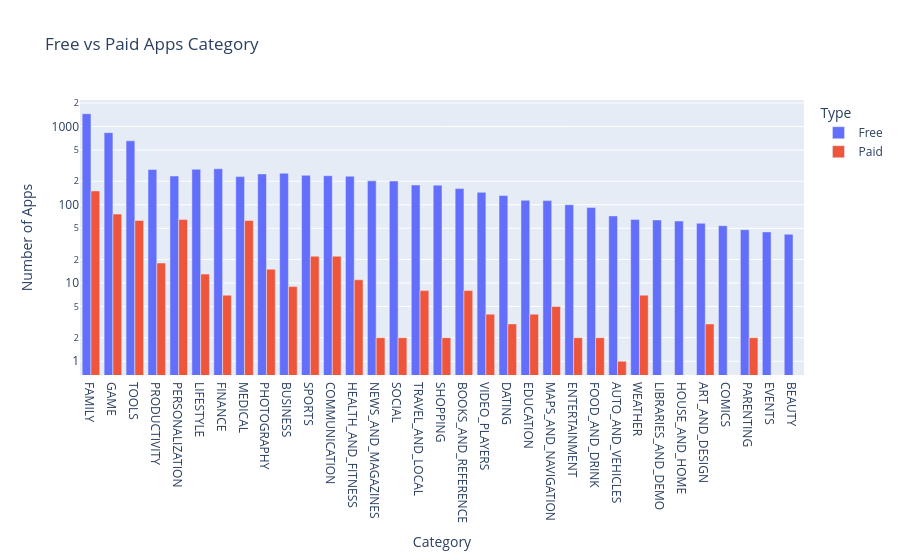

This figure's notebook cell:
### Markdown cell above
**Challenge**: Use the plotly express bar [chart examples](https://plotly.com/python/bar-charts/#bar-chart-with-sorted-or-ordered-categories) and the [.bar() API reference](https://plotly.com/python-api-reference/generated/plotly.express.bar.html#plotly.express.bar) to create this bar chart: 

<img src=https://imgur.com/LE0XCxA.png>

You'll want to use the `df_free_vs_paid` DataFrame that you created above that has the total number of free and paid apps per category. 

See if you can figure out how to get the look above by changing the `categoryorder` to 'total descending' as outlined in the documentation here [here](https://plotly.com/python/categorical-axes/#automatically-sorting-categories-by-name-or-total-value).

### Code cell
bar = px.bar(df_free_vs_paid,
             x = df_free_vs_paid.Category, # index = category name
             y = df_free_vs_paid.App,
             title = "Free vs Paid Apps Category",
             color=df_free_vs_paid.Type,
             barmode = "group")
bar.update_layout(xaxis_title='Category', 
                  yaxis_title='Number of Apps', 
                  xaxis=({'categoryorder':'total descending'}),
                  coloraxis_showscale=True,
                  yaxis=dict(type='log'))
bar.show()

### Figure 1 — Plotly figure (JSON) as saved in the notebook; plotly's stock layout.template omitted (floating-point values rounded to 4 significant figures)
{"data": [{"alignmentgroup": "True", "hovertemplate": "Type=Free<br>Category=%{x}<br>App=%{y}<extra></extra>", "legendgroup": "Free", "marker": {"color": "#636efa", "pattern": {"shape": ""}}, "name": "Free", "offsetgroup": "Free", "orientation": "v", "showlegend": true, "textposition": "auto", "type": "bar", "x": ["ART_AND_DESIGN", "AUTO_AND_VEHICLES", "BEAUTY", "BOOKS_AND_REFERENCE", "BUSINESS", "COMICS", "COMMUNICATION", "DATING", "EDUCATION", "ENTERTAINMENT", "EVENTS", "FAMILY", "FINANCE", "FOOD_AND_DRINK", "GAME", "HEALTH_AND_FITNESS", "HOUSE_AND_HOME", "LIBRARIES_AND_DEMO", "LIFESTYLE", "MAPS_AND_NAVIGATION", "MEDICAL", "NEWS_AND_MAGAZINES", "PARENTING", "PERSONALIZATION", "PHOTOGRAPHY", "PRODUCTIVITY", "SHOPPING", "SOCIAL", "SPORTS", "TOOLS", "TRAVEL_AND_LOCAL", "VIDEO_PLAYERS", "WEATHER"], "xaxis": "x", "y": [58, 72, 42, 161, 253, 54, 235, 131, 114, 100, 45, 1456, 289, 92, 834, 232, 62, 64, 284, 113, 229, 202, 48, 233, 248, 283, 178, 201, 238, 656, 179, 144, 65], "yaxis": "y"}, {"alignmentgroup": "True", "hovertemplate": "Type=Paid<br>Category=%{x}<br>App=%{y}<extra></extra>", "legendgroup": "Paid", "marker": {"color": "#EF553B", "pattern": {"shape": ""}}, "name": "Paid", "offsetgroup": "Paid", "orientation": "v", "showlegend": true, "textposition": "auto", "type": "bar", "x": ["ART_AND_DESIGN", "AUTO_AND_VEHICLES", "BOOKS_AND_REFERENCE", "BUSINESS", "COMMUNICATION", "DATING", "EDUCATION", "ENTERTAINMENT", "FAMILY", "FINANCE", "FOOD_AND_DRINK", "GAME", "HEALTH_AND_FITNESS", "LIFESTYLE", "MAPS_AND_NAVIGATION", "MEDICAL", "NEWS_AND_MAGAZINES", "PARENTING", "PERSONALIZATION", "PHOTOGRAPHY", "PRODUCTIVITY", "SHOPPING", "SOCIAL", "SPORTS", "TOOLS", "TRAVEL_AND_LOCAL", "VIDEO_PLAYERS", "WEATHER"], "xaxis": "x", "y": [3, 1, 8, 9, 22, 3, 4, 2, 150, 7, 2, 76, 11, 13, 5, 63, 2, 2, 65, 15, 18, 2, 2, 22, 63, 8, 4, 7], "yaxis": "y"}], "layout": {"autosize": true, "barmode": "group", "coloraxis": {"showscale": true}, "legend": {"title": {"text": "Type"}, "tracegroupgap": 0}, "title": {"text": "Free vs Paid Apps Category"}, "xaxis": {"anchor": "y", "autorange": true, "categoryorder": "total descending", "domain": [0, 1], "range": [-0.5, 32.5], "title": {"text": "Category"}, "type": "category"}, "yaxis": {"anchor": "x", "autorange": true, "domain": [0, 1], "range": [-0.1757, 3.339], "title": {"text": "Number of Apps"}, "type": "log"}}}
